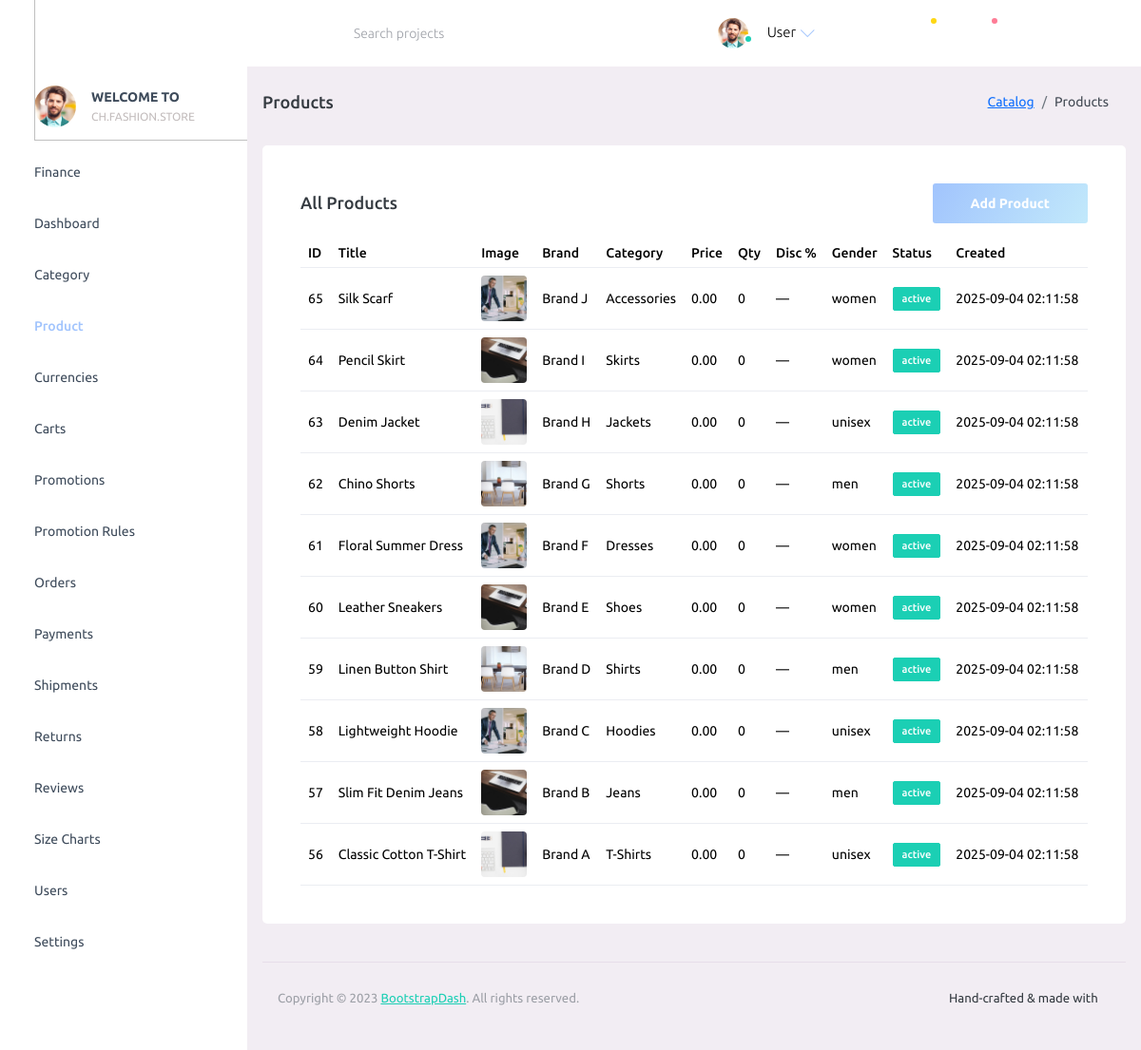
The app's page /admin/?p=products, older data.
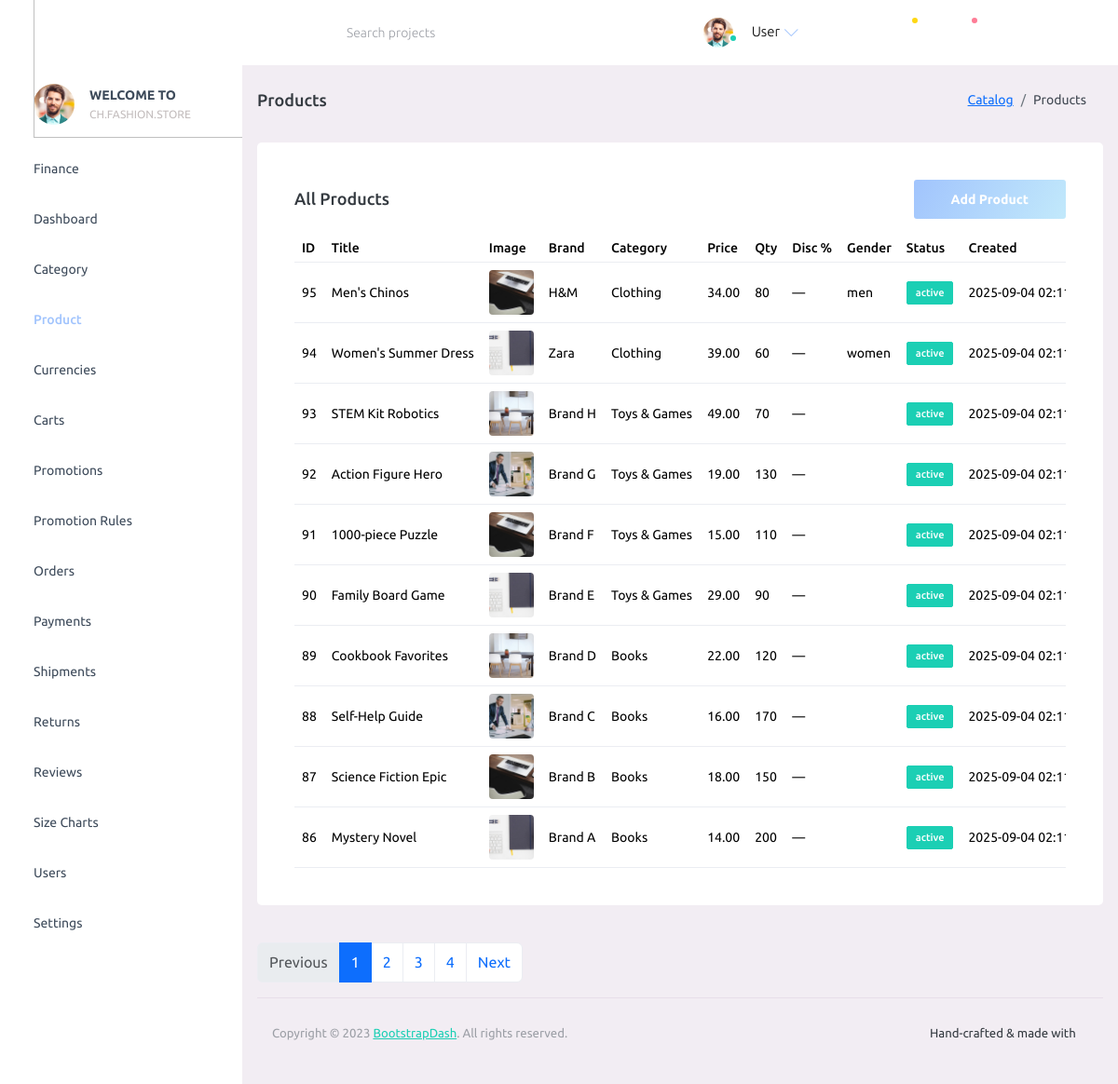
The same page, newer data.
### tables this page shows
CREATE TABLE IF NOT EXISTS `product_categories` (
  `product_id` bigint(20) UNSIGNED NOT NULL,
  `category_id` bigint(20) UNSIGNED NOT NULL,
  PRIMARY KEY (`product_id`,`category_id`),
  KEY `fk_pc_category` (`category_id`)
);

CREATE TABLE IF NOT EXISTS `products` (
  `id` bigint(20) UNSIGNED NOT NULL AUTO_INCREMENT,
  `title` varchar(100) NOT NULL,
  `slug` varchar(100) NOT NULL,
  `description` mediumtext,
  `featured_image` varchar(500) DEFAULT NULL,
  `price` decimal(10,2) DEFAULT '0.00',
  `stock_qty` int(11) NOT NULL DEFAULT '0',
  `discount_percent` decimal(5,2) DEFAULT NULL,
  `brand` varchar(100) DEFAULT NULL,
  `brand_id` bigint(20) UNSIGNED DEFAULT NULL,
  `gender` enum('men','women','unisex','kids') DEFAULT NULL,
  `care` text,
  `status` enum('draft','active','archived') NOT NULL DEFAULT 'draft',
  `created_at` timestamp NOT NULL DEFAULT CURRENT_TIMESTAMP,
  PRIMARY KEY (`id`),
  UNIQUE KEY `slug` (`slug`),
  KEY `idx_products_brand` (`brand_id`)
);

CREATE TABLE IF NOT EXISTS `categories` (
  `id` bigint(20) UNSIGNED NOT NULL AUTO_INCREMENT,
  `name` varchar(150) NOT NULL,
  `slug` varchar(180) NOT NULL,
  `parent_id` bigint(20) UNSIGNED DEFAULT NULL,
  PRIMARY KEY (`id`),
  UNIQUE KEY `slug` (`slug`),
  KEY `fk_categories_parent` (`parent_id`)
);

### admin/config/database.php (called while the page is built)
<?php
function db(): PDO
{
      static $pdo = null;
      if ($pdo instanceof PDO) {
            return $pdo;
      }
      $dsn = getenv('FS_DB_DSN') ?: 'mysql:host=127.0.0.1;port=3306;dbname=fashionstore;charset=utf8mb4';
      $user = getenv('FS_DB_USER') ?: 'root';
      $pass = getenv('FS_DB_PASS') ?: '';
      $options = [
            PDO::ATTR_ERRMODE => PDO::ERRMODE_EXCEPTION,
            PDO::ATTR_DEFAULT_FETCH_MODE => PDO::FETCH_ASSOC,
            PDO::ATTR_EMULATE_PREPARES => false,
      ];
      $pdo = new PDO($dsn, $user, $pass, $options);
      try {
            $pdo->exec("SET SESSION sql_mode='STRICT_TRANS_TABLES,ERROR_FOR_DIVISION_BY_ZERO,NO_ENGINE_SUBSTITUTION'");
      } catch (Throwable $e) {
      }
      return $pdo;
}

### admin/config/function.php (called while the page is built, shortened)
<?php
require_once __DIR__ . '/database.php';
function db_all(string $sql, array $params = []): array
{
      $stmt = db()->prepare($sql);
      $stmt->execute($params);
      return $stmt->fetchAll();
}
function db_one(string $sql, array $params = []): ?array
{
      $stmt = db()->prepare($sql);
      $stmt->execute($params);
      $row = $stmt->fetch();
      return $row === false ? null : $row;
}

### admin/pages/products.php (the view, shortened to what the changed rows need)
<?php
require_once __DIR__ . '/../config/function.php';
$page = max(1, (int)($_GET['page'] ?? 1));
$perPage = 10;
$offset = ($page - 1) * $perPage;
$totalRow = db_one('SELECT COUNT(*) AS c FROM products');
$total = (int)($totalRow['c'] ?? 0);
$totalPages = max(1, (int)ceil($total / $perPage));
$products = db_all('SELECT p.id, p.title, p.price, p.stock_qty, p.discount_percent, p.brand, p.brand_id, p.gender, p.status, p.created_at, p.slug, p.featured_image, pc.category_id, c.name AS category_name, ps.subcategory_id, sc.name AS subcategory_name FROM products p LEFT JOIN product_categories pc ON pc.product_id = p.id LEFT JOIN categories c ON c.id = pc.category_id LEFT JOIN product_subcategories ps ON ps.product_id = p.id LEFT JOIN subcategories sc ON sc.id = ps.subcategory_id ORDER BY p.id DESC LIMIT ? OFFSET ?', [$perPage, $offset]);
?>
<div class="row">
      <div class="col-lg-12 grid-margin stretch-card">
            <div class="card">
                  <div class="card-body">
                        <div class="table-responsive">
                              <table class="table" id="products-table">
                                    <thead>
                                          <tr>
                                                <th>ID</th>
                                                <th>Title</th>
                                                <th>Image</th>
                                                <th>Brand</th>
                                                <th>Category</th>
                                                <th>Price</th>
                                                <th>Qty</th>
                                                <th>Disc %</th>
                                                <th>Gender</th>
                                                <th>Status</th>
                                                <th>Created</th>
                                          </tr>
                                    </thead>
                                    <tbody>
                                          <?php foreach ($products as $p): ?>
                                                <tr>
                                                      <td><?php echo (int)$p['id']; ?></td>
                                                      <td><?php echo htmlspecialchars($p['title'], ENT_QUOTES); ?></td>
                                                      <td><?php if (!empty($p['featured_image'])): ?><img src="<?php echo htmlspecialchars($p['featured_image'], ENT_QUOTES); ?>" alt="" style="width:48px;height:48px;object-fit:cover;border-radius:4px;" /><?php endif; ?></td>
                                                      <td><?php echo htmlspecialchars($p['brand'] ?? '', ENT_QUOTES); ?></td>
                                                      <td><?php echo htmlspecialchars($p['category_name'] ?? '—', ENT_QUOTES); ?></td>
                                                      <td><?php echo number_format((float)($p['price'] ?? 0), 2); ?></td>
                                                      <td><?php echo (int)($p['stock_qty'] ?? 0); ?></td>
                                                      <td><?php echo $p['discount_percent'] !== null ? number_format((float)$p['discount_percent'], 2) : '—'; ?></td>
                                                      <td><?php echo htmlspecialchars($p['gender'] ?? '', ENT_QUOTES); ?></td>
                                                      <td><label class="badge badge-<?php echo $p['status'] === 'active' ? 'success' : ($p['status'] === 'archived' ? 'secondary' : 'warning'); ?>"><?php echo htmlspecialchars($p['status'], ENT_QUOTES); ?></label></td>
                                                      <td><?php echo htmlspecialchars($p['created_at'] ?? '', ENT_QUOTES); ?></td>
                                                </tr>
                                          <?php endforeach; ?>
                                    </tbody>
                              </table>
                        </div>
                  </div>
            </div>
      </div>
</div>
<?php if ($totalPages > 1): ?>
      <nav aria-label="Products pagination">
            <ul class="pagination">
                  <li class="page-item <?php echo $page <= 1 ? 'disabled' : ''; ?>">
                        <a class="page-link" href="/admin/?p=products&page=<?php echo max(1, $page - 1); ?>">Previous</a>
                  </li>
                  <?php for ($i = 1; $i <= $totalPages; $i++): ?>
                        <li class="page-item <?php echo $i === $page ? 'active' : ''; ?>">
                              <a class="page-link" href="/admin/?p=products&page=<?php echo $i; ?>"><?php echo $i; ?></a>
                        </li>
                  <?php endfor; ?>
                  <li class="page-item <?php echo $page >= $totalPages ? 'disabled' : ''; ?>">
                        <a class="page-link" href="/admin/?p=products&page=<?php echo min($totalPages, $page + 1); ?>">Next</a>
                  </li>
            </ul>
      </nav>
<?php endif; ?>

Row changes from the older to the newer data that the page shows:
no longer on this page (row unchanged): product_categories: product "65", product.title "Silk Scarf", product.featured_image (picture), product.brand "Brand J", category.name "Accessories", product.price "0.00", product.stock_qty "0", product.gender "women", product.status "active", product.created_at "2025-09-04 02:11:58"
no longer on this page (row unchanged): product_categories: product "64", product.title "Pencil Skirt", product.featured_image (picture), product.brand "Brand I", category.name "Skirts", product.price "0.00", product.stock_qty "0", product.gender "women", product.status "active", product.created_at "2025-09-04 02:11:58"
no longer on this page (row unchanged): product_categories: product "63", product.title "Denim Jacket", product.featured_image (picture), product.brand "Brand H", category.name "Jackets", product.price "0.00", product.stock_qty "0", product.gender "unisex", product.status "active", product.created_at "2025-09-04 02:11:58"
no longer on this page (row unchanged): product_categories: product "62", product.title "Chino Shorts", product.featured_image (picture), product.brand "Brand G", category.name "Shorts", product.price "0.00", product.stock_qty "0", product.gender "men", product.status "active", product.created_at "2025-09-04 02:11:58"
no longer on this page (row unchanged): product_categories: product "61", product.title "Floral Summer Dress", product.featured_image (picture), product.brand "Brand F", category.name "Dresses", product.price "0.00", product.stock_qty "0", product.gender "women", product.status "active", product.created_at "2025-09-04 02:11:58"
no longer on this page (row unchanged): product_categories: product "60", product.title "Leather Sneakers", product.featured_image (picture), product.brand "Brand E", category.name "Shoes", product.price "0.00", product.stock_qty "0", product.gender "women", product.status "active", product.created_at "2025-09-04 02:11:58"
no longer on this page (row unchanged): product_categories: product "59", product.title "Linen Button Shirt", product.featured_image (picture), product.brand "Brand D", category.name "Shirts", product.price "0.00", product.stock_qty "0", product.gender "men", product.status "active", product.created_at "2025-09-04 02:11:58"
no longer on this page (row unchanged): product_categories: product "58", product.title "Lightweight Hoodie", product.featured_image (picture), product.brand "Brand C", category.name "Hoodies", product.price "0.00", product.stock_qty "0", product.gender "unisex", product.status "active", product.created_at "2025-09-04 02:11:58"
no longer on this page (row unchanged): product_categories: product "57", product.title "Slim Fit Denim Jeans", product.featured_image (picture), product.brand "Brand B", category.name "Jeans", product.price "0.00", product.stock_qty "0", product.gender "men", product.status "active", product.created_at "2025-09-04 02:11:58"
no longer on this page (row unchanged): product_categories: product "56", product.title "Classic Cotton T-Shirt", product.featured_image (picture), product.brand "Brand A", category.name "T-Shirts", product.price "0.00", product.stock_qty "0", product.gender "unisex", product.status "active", product.created_at "2025-09-04 02:11:58"
added products: id "95", title "Men's Chinos", featured_image (picture), brand "H&M", categories.name "Clothing", price "34.00", stock_qty "80", gender "men", status "active", created_at "2025-09-04…"
added products: id "94", title "Women's Summer Dress", featured_image (picture), brand "Zara", categories.name "Clothing", price "39.00", stock_qty "60", gender "women", status "active", created_at "2025-09-04…"
added products: id "93", title "STEM Kit Robotics", featured_image (picture), brand "Brand H", categories.name "Toys & Games", price "49.00", stock_qty "70", status "active", created_at "2025-09-04…"
added products: id "92", title "Action Figure Hero", featured_image (picture), brand "Brand G", categories.name "Toys & Games", price "19.00", stock_qty "130", status "active", created_at "2025-09-04…"
added products: id "91", title "1000-piece Puzzle", featured_image (picture), brand "Brand F", categories.name "Toys & Games", price "15.00", stock_qty "110", status "active", created_at "2025-09-04…"
added products: id "90", title "Family Board Game", featured_image (picture), brand "Brand E", categories.name "Toys & Games", price "29.00", stock_qty "90", status "active", created_at "2025-09-04…"
added product_categories: product "89", product.title "Cookbook Favorites", product.featured_image (picture), product.brand "Brand D", category.name "Books", product.price "22.00", product.stock_qty "120", product.status "active", product.created_at "2025-09-04…"
added product_categories: product "88", product.title "Self-Help Guide", product.featured_image (picture), product.brand "Brand C", category.name "Books", product.price "16.00", product.stock_qty "170", product.status "active", product.created_at "2025-09-04…"
added product_categories: product "87", product.title "Science Fiction Epic", product.featured_image (picture), product.brand "Brand B", category.name "Books", product.price "18.00", product.stock_qty "150", product.status "active", product.created_at "2025-09-04…"
added product_categories: product "86", product.title "Mystery Novel", product.featured_image (picture), product.brand "Brand A", category.name "Books", product.price "14.00", product.stock_qty "200", product.status "active", product.created_at "2025-09-04…"
Text that changed along with them:
text now shown: "Previous Next"
new list line: "1"
new list line: "2"
new list line: "3"
new list line: "4"
